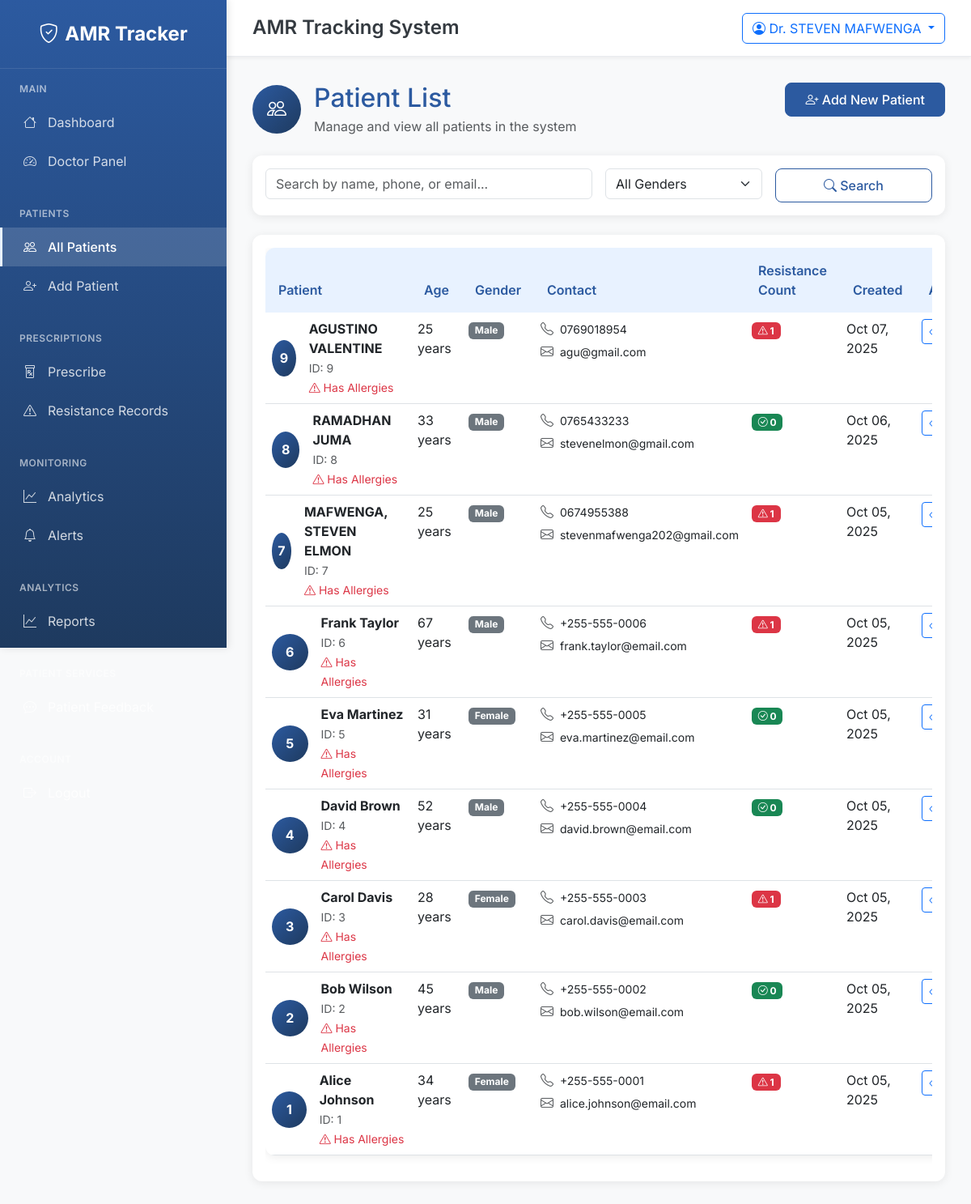
The app's page /patients/ (signed in), older data.
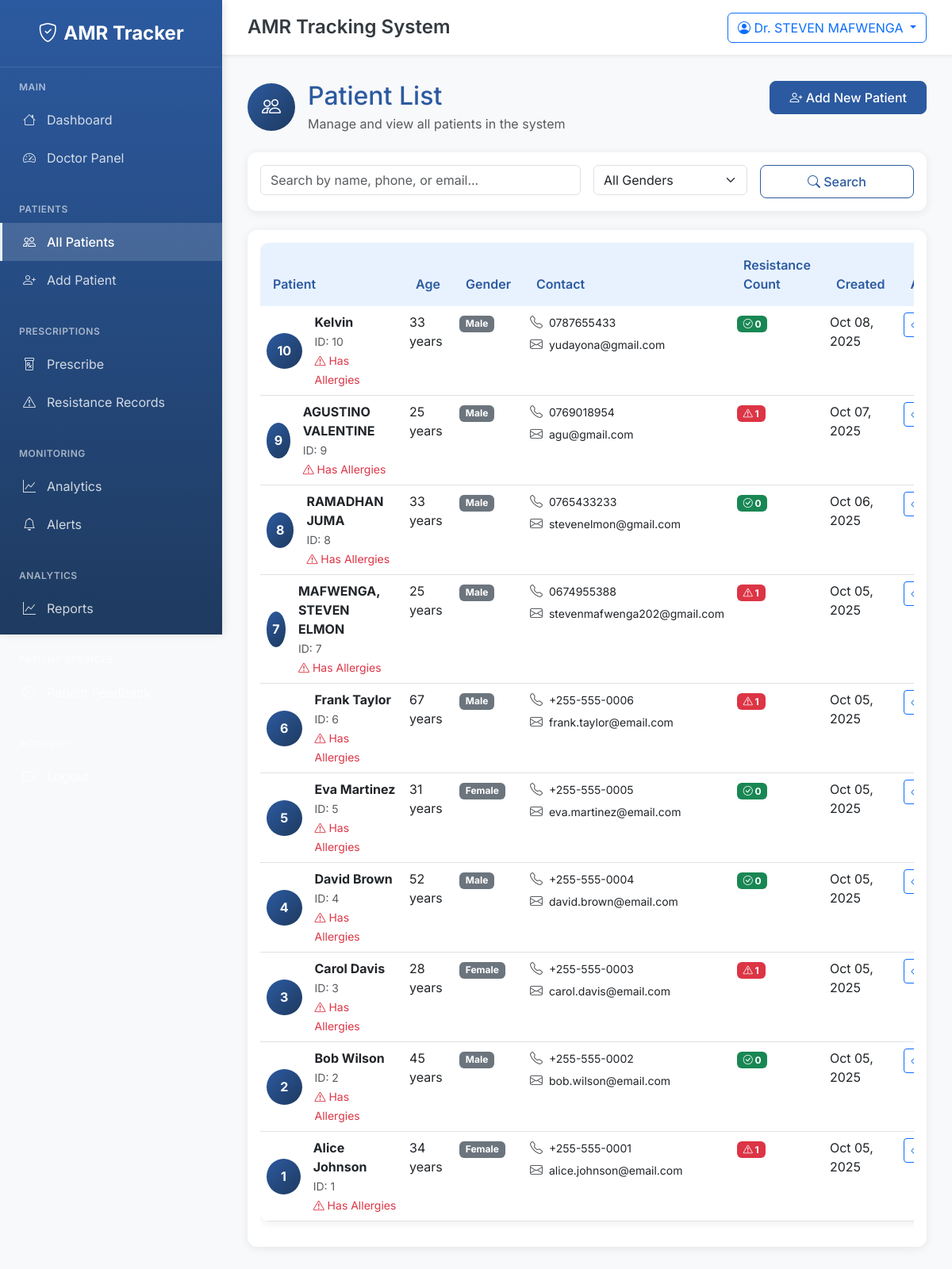
The same page, newer data.
### amr_core/models.py (models this page shows, shortened)
class Patient(models.Model):
    GENDER_CHOICES = [
        ('M', 'Male'),
        ('F', 'Female'),
        ('O', 'Other'),
    ]
    name = models.CharField(max_length=100)
    age = models.PositiveIntegerField(validators=[MinValueValidator(0), MaxValueValidator(150)])
    gender = models.CharField(max_length=1, choices=GENDER_CHOICES)
    phone = models.CharField(max_length=15, blank=True, null=True)
    email = models.EmailField(blank=True, null=True)
    medical_history = models.TextField(blank=True, null=True, help_text="JSON format or free text")
    allergies = models.TextField(blank=True, null=True)
    created_at = models.DateTimeField(auto_now_add=True)
    updated_at = models.DateTimeField(auto_now=True)
    class Meta:
        ordering = ['-created_at']
    def get_resistance_count(self):
        return self.resistancerecord_set.filter(result='resistant').count()

### amr_core/views.py (the view)
# urls.py: path('patients/', views.patient_list, name='patient_list'),
@login_required
def patient_list(request):
    search_form = PatientSearchForm(request.GET)
    patients = Patient.objects.all()
    if search_form.is_valid():
        search_query = search_form.cleaned_data.get('search_query')
        gender_filter = search_form.cleaned_data.get('gender_filter')
        if search_query:
            patients = patients.filter(
                Q(name__icontains=search_query) |
                Q(phone__icontains=search_query) |
                Q(email__icontains=search_query)
            )
        if gender_filter:
            patients = patients.filter(gender=gender_filter)
    paginator = Paginator(patients, 10)
    page_number = request.GET.get('page')
    page_obj = paginator.get_page(page_number)
    context = {
        'page_obj': page_obj,
        'search_form': search_form,
    }
    return render(request, 'amr_core/patient_list.html', context)

### amr_core/forms.py
class PatientSearchForm(forms.Form):
    search_query = forms.CharField(
        max_length=100,
        required=False,
        widget=forms.TextInput(attrs={
            'class': 'form-control',
            'placeholder': 'Search by name, phone, or email...'
        })
    )
    gender_filter = forms.ChoiceField(
        choices=[('', 'All Genders')] + Patient.GENDER_CHOICES,
        required=False,
        widget=forms.Select(attrs={
            'class': 'form-select'
        })
    )

### amr_core/templates/amr_core/patient_list.html (shortened to what the changed rows need)
{% extends 'amr_core/base.html' %}
{% block content %}
<div class="row mb-4">
    <div class="col-lg-8">
        <div class="d-flex align-items-center">
            <div>
                <h1 class="h2 mb-1 text-hospital-primary">Patient List</h1>
            </div>
        </div>
    </div>
</div>
<div class="card">
    <div class="card-body">
        {% if page_obj %}
            <div class="table-responsive">
                <table class="table table-hospital">
                    <thead>
                        <tr>
                            <th>Patient</th>
                            <th>Age</th>
                            <th>Gender</th>
                            <th>Contact</th>
                            <th>Resistance Count</th>
                            <th>Created</th>
                            <th>Actions</th>
                        </tr>
                    </thead>
                    <tbody>
                        {% for patient in page_obj %}
                        <tr>
                            <td>
                                <div class="d-flex align-items-center">
                                    <div class="bg-hospital-primary rounded-circle d-flex align-items-center justify-content-center me-3" style="width: 45px; height: 45px;">
                                        <span class="text-white fw-bold">{{ patient.id }}</span>
                                    </div>
                                    <div>
                                        <strong>{{ patient.name }}</strong>
                                        <br><small class="text-muted">ID: {{ patient.id }}</small>
                                        {% if patient.allergies %}
                                            <br><small class="text-danger">
                                                <i class="bi bi-exclamation-triangle"></i> Has Allergies
                                            </small>
                                        {% endif %}
                                    </div>
                                </div>
                            </td>
                            <td>{{ patient.age }} years</td>
                            <td>
                                <span class="badge bg-secondary">{{ patient.get_gender_display }}</span>
                            </td>
                            <td>
                                {% if patient.phone %}
                                    <div class="d-flex align-items-center mb-1">
                                        <i class="bi bi-telephone text-muted me-2"></i>
                                        <span class="small">{{ patient.phone }}</span>
                                    </div>
                                {% endif %}
                                {% if patient.email %}
                                    <div class="d-flex align-items-center">
                                        <i class="bi bi-envelope text-muted me-2"></i>
                                        <span class="small">{{ patient.email }}</span>
                                    </div>
                                {% endif %}
                            </td>
                            <td>
                                {% with count=patient.get_resistance_count %}
                                    {% if count > 0 %}
                                        <span class="badge bg-danger">
                                            <i class="bi bi-exclamation-triangle"></i> {{ count }}
                                        </span>
                                    {% else %}
                                        <span class="badge bg-success">
                                            <i class="bi bi-check-circle"></i> 0
                                        </span>
                                    {% endif %}
                                {% endwith %}
                            </td>
                            <td>{{ patient.created_at|date:"M d, Y" }}</td>
                            <td>
                                <div class="btn-group" role="group">
                                    <a href="{% url 'patient_detail' patient.id %}" class="btn btn-sm btn-outline-primary" data-bs-toggle="tooltip" title="View Details">
                                        <i class="bi bi-eye"></i>
                                    </a>
                                </div>
                            </td>
                        </tr>
                        {% endfor %}
                    </tbody>
                </table>
            </div>
        {% endif %}
    </div>
</div>
{% endblock %}

Row changes from the older to the newer data that the page shows:
added Patient: id "10", name "Kelvin", allergies "acidic foods" (drawn), age "33", gender "Male", phone "0787655433", email "yudayona@gmail.com", created_at "Oct 08, 2025"
